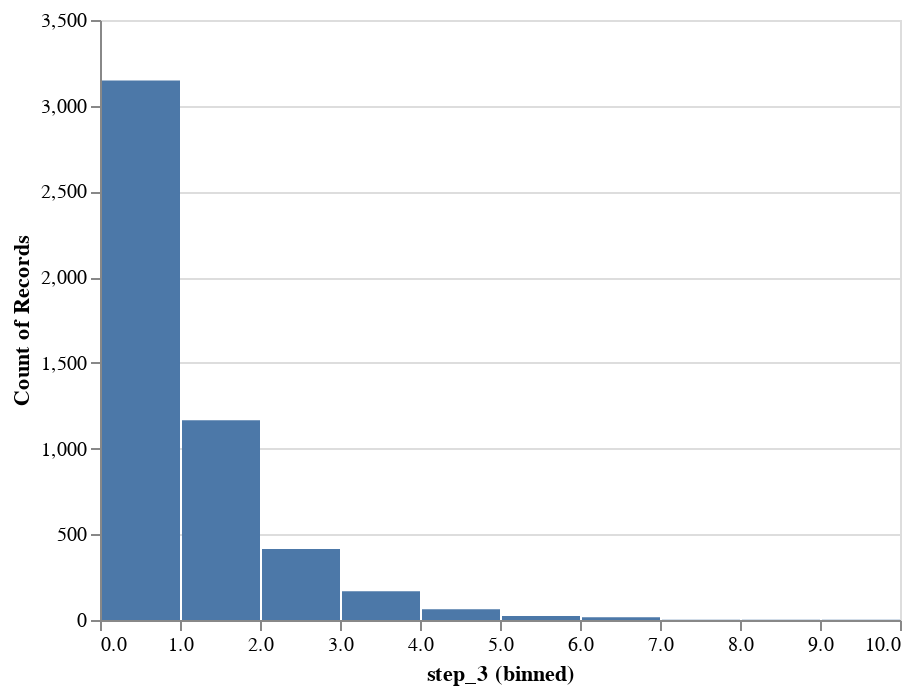

The code cell stored with this chart in its notebook:
### Code cell
df_elements = pd.DataFrame(pd.read_csv('elements.csv'), columns=['step_1', 'step_2', 'step_3'])[:5000]
df_elements = df_elements.reset_index(level=0)
alt.Chart(df_elements).mark_bar(orient='horizontal').encode(
    alt.X('step_3', bin=True), alt.Y('count()'),
)

### Figure 1 — Vega-Lite specification as saved in the notebook (floating-point values rounded to 4 significant figures; data arrays with more than 128 entries replaced by an {"elided": "..."} marker saying what was removed)
{"config": {"view": {"continuousWidth": 400, "continuousHeight": 300}}, "data": {"name": "data-97a0fbac28a02fbe9bb8b6f066c821df"}, "mark": {"type": "bar", "orient": "horizontal"}, "encoding": {"x": {"bin": true, "field": "step_3", "type": "quantitative"}, "y": {"aggregate": "count", "type": "quantitative"}}, "$schema": "https://vega.github.io/schema/vega-lite/v4.17.0.json", "datasets": {"data-97a0fbac28a02fbe9bb8b6f066c821df": {"elided": "5000 records"}}}
